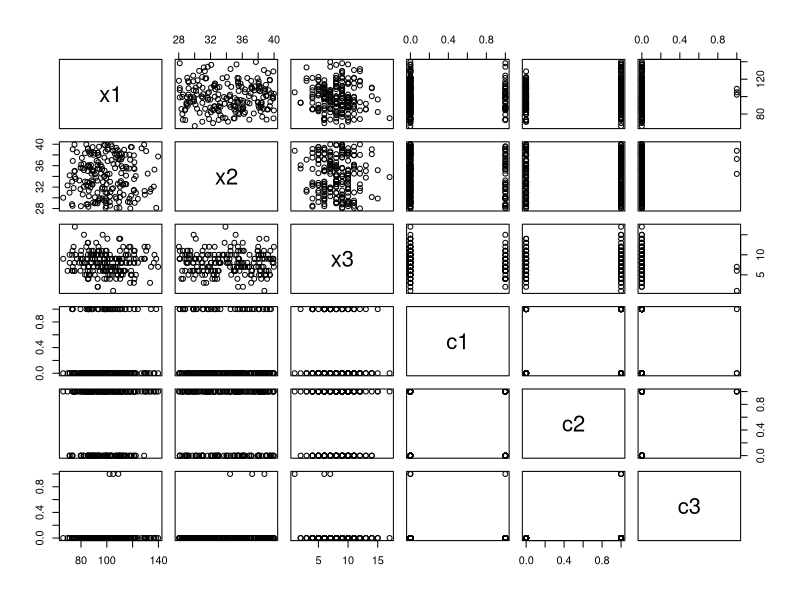
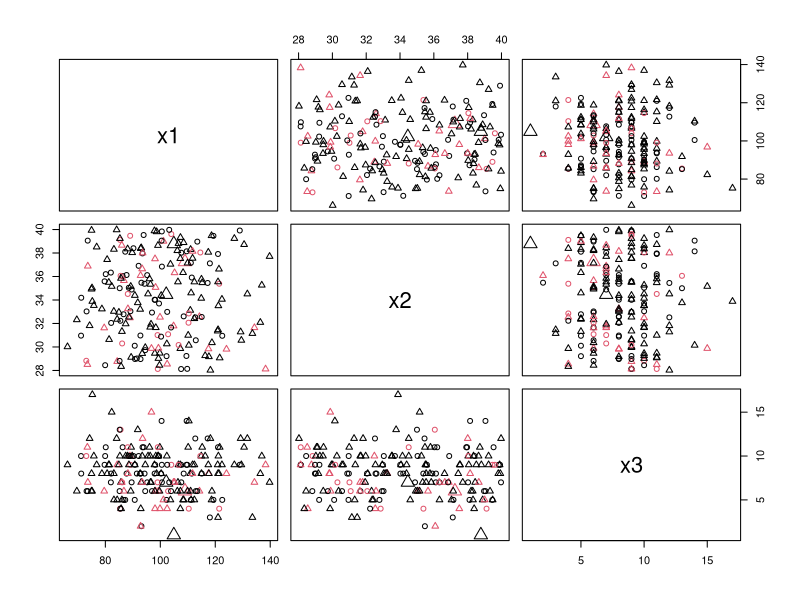
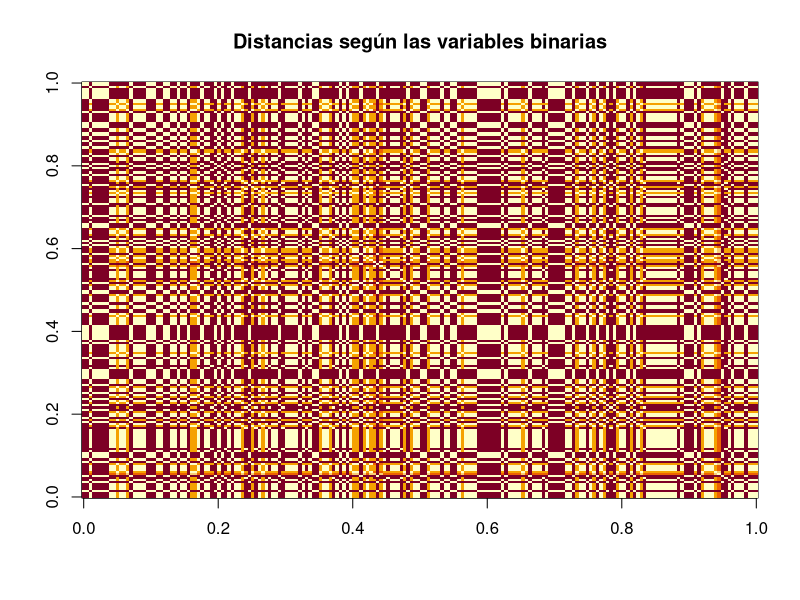
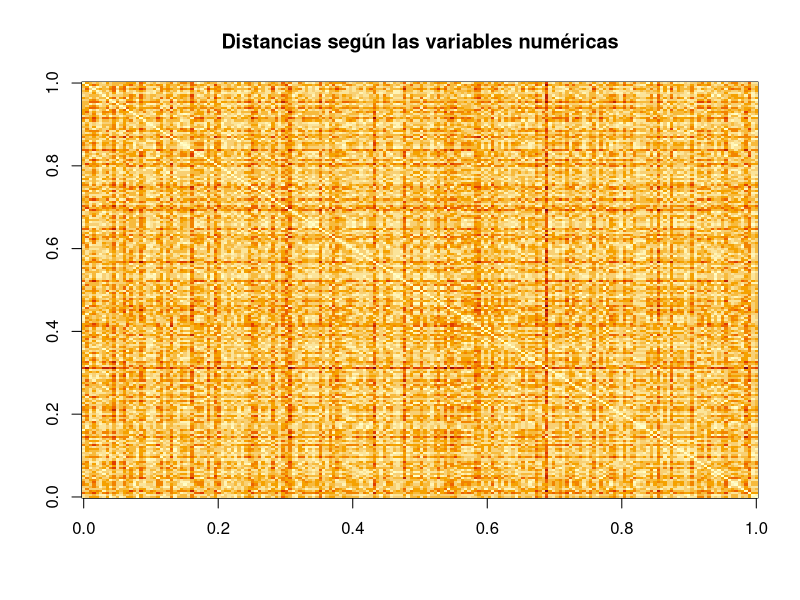
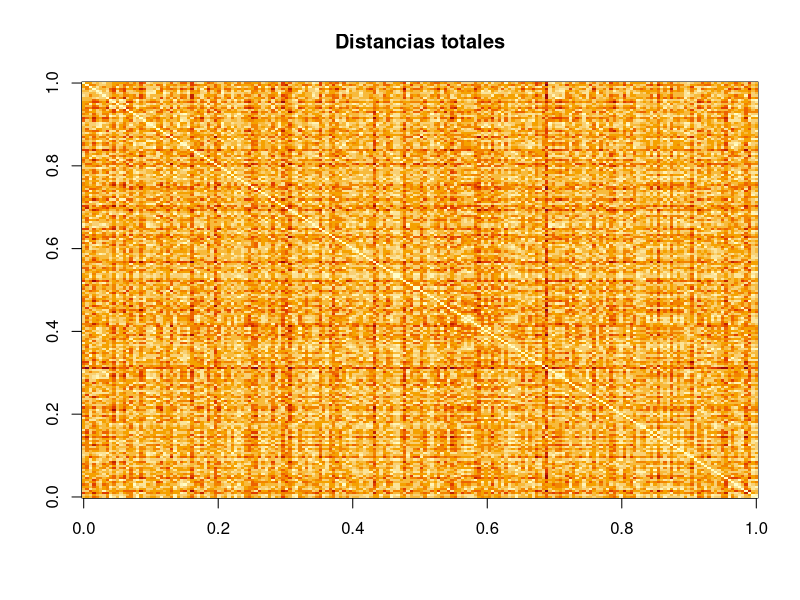
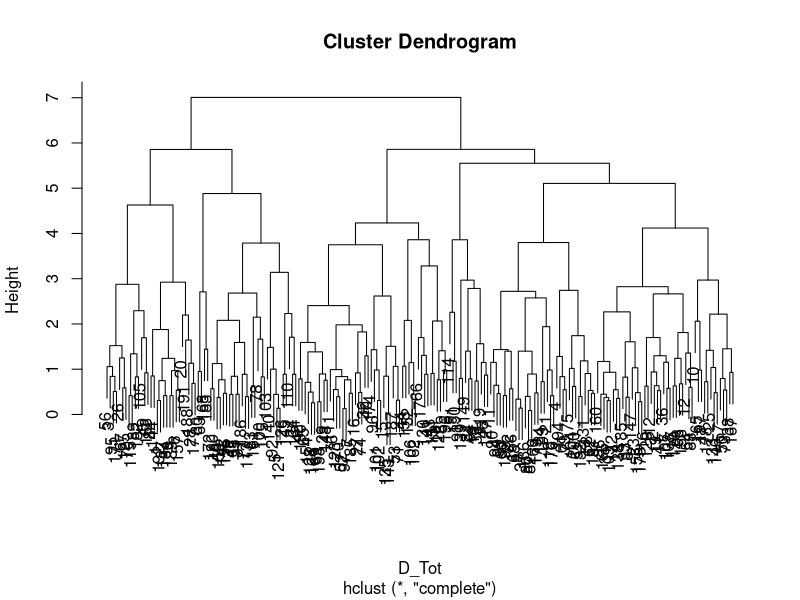

Reproduce these figures in R, in order.
## ---- chunk 1
knitr::opts_chunk$set(echo = TRUE)
## ---- chunk 2
N <- 200
set.seed(20210408)
x1 <- rnorm(N,mean=100,sd=15)
x2 <- runif(N,28,40)
x3 <- rpois(N, lambda = 8)
c1 <- rbinom(N,size=1,prob=0.2)
c2 <- rbinom(N,size=1, prob=0.6)
c3 <- rbinom(N, size=1,prob=0.01)
datos <- data.frame(x1,x2,x3,c1,c2,c3)
## ---- chunk 3
summary(datos)
## ---- chunk 4
pairs(datos)
## ---- chunk 5
pairs(datos[,c("x1","x2","x3")],col=datos$c1+1,pch=datos$c2+1,cex=datos$c3+1)
## ---- chunk 6
datos_cat <- datos[,c("c1","c2","c3")]
datos_num <- datos[,c("x1","x2","x3")]
## ---- chunk 7
datos_num_scaled <- scale(datos_num,center = TRUE, scale = TRUE)
## ---- chunk 8
D_cat <- dist(datos_cat,method="binary",diag=TRUE)
D_num <- dist(datos_num_scaled,diag=TRUE)
## ---- chunk 9
# Tarea: poner una barra de colores
image(t(as.matrix(D_cat)[,N:1]), main="Distancias según las variables binarias")
## ---- chunk 10
# Tarea: poner una barra de colores
image(t(as.matrix(D_num)[,N:1]), main="Distancias según las variables numéricas")
## ---- chunk 11
D_Tot <- D_cat + D_num
## ---- chunk 12
image(t(as.matrix(D_Tot)[,N:1]), main="Distancias totales")
## ---- chunk 13
cluster_jerar <- hclust(D_Tot,method = "complete")
## ---- chunk 14
plot(cluster_jerar)
## ---- chunk 15
etiqueta_grupo <- cutree(cluster_jerar,k=5)
## ---- chunk 16
table(etiqueta_grupo)
## ---- chunk 17
summary(datos[etiqueta_grupo==1,])
## ---- chunk 18
summary(datos[etiqueta_grupo==2,])
## ---- chunk 19
summary(datos[etiqueta_grupo==3,])
## ---- chunk 20
summary(datos[etiqueta_grupo==4,])
## ---- chunk 21
summary(datos[etiqueta_grupo==5,])
## ---- chunk 22
aggregate(datos_num$x1~etiqueta_grupo,FUN=sd)
